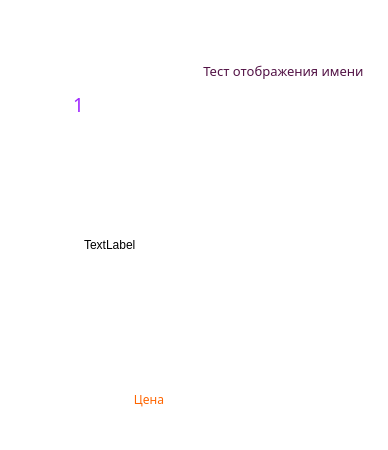
<?xml version="1.0" encoding="UTF-8"?>
<ui version="4.0">
 <class>d1_ProductItem</class>
 <widget class="QPushButton" name="d1_ProductItem">
  <property name="geometry">
   <rect>
    <x>0</x>
    <y>0</y>
    <width>388</width>
    <height>450</height>
   </rect>
  </property>
  <property name="sizePolicy">
   <sizepolicy hsizetype="Preferred" vsizetype="Preferred">
    <horstretch>0</horstretch>
    <verstretch>0</verstretch>
   </sizepolicy>
  </property>
  <property name="windowTitle">
   <string>Form</string>
  </property>
  <property name="styleSheet">
   <string notr="true">#d1_ProductItem{
    background-color: rgb(255, 255, 255);
    border-radius:  12px;
}</string>
  </property>
  <layout class="QVBoxLayout" name="verticalLayout">
   <property name="spacing">
    <number>0</number>
   </property>
   <property name="leftMargin">
    <number>0</number>
   </property>
   <property name="topMargin">
    <number>0</number>
   </property>
   <property name="rightMargin">
    <number>0</number>
   </property>
   <property name="bottomMargin">
    <number>0</number>
   </property>
   <item>
    <widget class="QWidget" name="d1_widgetBachground" native="true">
     <property name="sizePolicy">
      <sizepolicy hsizetype="Minimum" vsizetype="Minimum">
       <horstretch>0</horstretch>
       <verstretch>0</verstretch>
      </sizepolicy>
     </property>
     <property name="styleSheet">
      <string notr="true"/>
     </property>
     <widget class="QWidget" name="widget" native="true">
      <property name="enabled">
       <bool>true</bool>
      </property>
      <property name="geometry">
       <rect>
        <x>10</x>
        <y>190</y>
        <width>201</width>
        <height>111</height>
       </rect>
      </property>
      <property name="styleSheet">
       <string notr="true"/>
      </property>
      <layout class="QHBoxLayout" name="horizontalLayout">
       <property name="spacing">
        <number>0</number>
       </property>
       <property name="leftMargin">
        <number>0</number>
       </property>
       <property name="topMargin">
        <number>0</number>
       </property>
       <property name="rightMargin">
        <number>0</number>
       </property>
       <property name="bottomMargin">
        <number>0</number>
       </property>
       <item alignment="Qt::AlignHCenter|Qt::AlignVCenter">
        <widget class="QLabel" name="d1_lblImage">
         <property name="enabled">
          <bool>true</bool>
         </property>
         <property name="text">
          <string>TextLabel</string>
         </property>
         <property name="scaledContents">
          <bool>true</bool>
         </property>
        </widget>
       </item>
      </layout>
     </widget>
     <widget class="QLabel" name="d1_lblName">
      <property name="geometry">
       <rect>
        <x>198</x>
        <y>40</y>
        <width>171</width>
        <height>61</height>
       </rect>
      </property>
      <property name="font">
       <font>
        <family>Baloo Cyrillic</family>
        <pointsize>10</pointsize>
       </font>
      </property>
      <property name="styleSheet">
       <string notr="true">#d1_lblName{
	color: rgb(82, 18, 69);
}</string>
      </property>
      <property name="text">
       <string>Тест отображения имени</string>
      </property>
      <property name="alignment">
       <set>Qt::AlignCenter</set>
      </property>
      <property name="wordWrap">
       <bool>true</bool>
      </property>
     </widget>
     <widget class="QLabel" name="d1_lblNumber">
      <property name="enabled">
       <bool>true</bool>
      </property>
      <property name="geometry">
       <rect>
        <x>20</x>
        <y>60</y>
        <width>117</width>
        <height>89</height>
       </rect>
      </property>
      <property name="font">
       <font>
        <family>Baloo Cyrillic</family>
        <pointsize>14</pointsize>
       </font>
      </property>
      <property name="autoFillBackground">
       <bool>false</bool>
      </property>
      <property name="styleSheet">
       <string notr="true">#d1_lblNumber{
	border-image: url(:/d1_roundYelBig.png);
	color: rgb(159, 39, 255);
}

#d1_lblNumber::disabled{
	border-image: url(:/d1_roundYelBigDisable.png);
	color: rgb(90, 90, 90);
}</string>
      </property>
      <property name="text">
       <string>1</string>
      </property>
      <property name="textFormat">
       <enum>Qt::PlainText</enum>
      </property>
      <property name="scaledContents">
       <bool>true</bool>
      </property>
      <property name="alignment">
       <set>Qt::AlignCenter</set>
      </property>
     </widget>
     <widget class="QLabel" name="d1_lblPrice">
      <property name="geometry">
       <rect>
        <x>70</x>
        <y>360</y>
        <width>158</width>
        <height>78</height>
       </rect>
      </property>
      <property name="font">
       <font>
        <family>Baloo Cyrillic</family>
       </font>
      </property>
      <property name="styleSheet">
       <string notr="true">#d1_lblPrice{
	color: rgb(255, 101, 0);
}</string>
      </property>
      <property name="text">
       <string>Цена</string>
      </property>
      <property name="alignment">
       <set>Qt::AlignCenter</set>
      </property>
     </widget>
     <widget class="QLabel" name="d1_lblStatus">
      <property name="geometry">
       <rect>
        <x>260</x>
        <y>370</y>
        <width>76</width>
        <height>78</height>
       </rect>
      </property>
      <property name="text">
       <string/>
      </property>
      <property name="pixmap">
       <pixmap resource="d1_resource/d1_resource.qrc">:/d1_hit.png</pixmap>
      </property>
      <property name="scaledContents">
       <bool>true</bool>
      </property>
      <property name="alignment">
       <set>Qt::AlignCenter</set>
      </property>
     </widget>
    </widget>
   </item>
  </layout>
 </widget>
 <resources>
  <include location="d1_resource/d1_resource.qrc"/>
 </resources>
 <connections/>
</ui>
